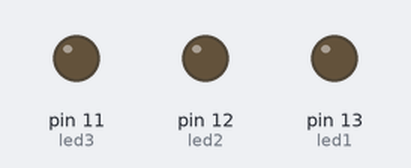
The sketch below on a simulated Arduino Uno, built with avr-gcc and run on an emulated ATmega328P. On the bench: output pins drawn as LEDs (lit = HIGH).

Above: at 1.0 s.
At 2.5 s:
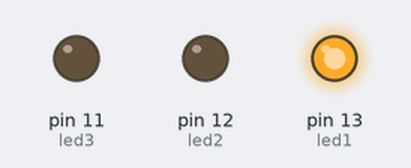
At 4.5 s:
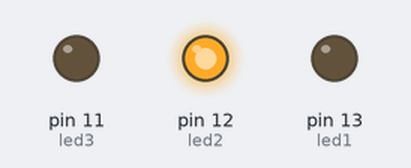
At 5.5 s:
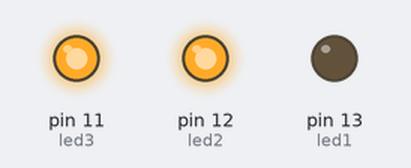
At 7.0 s:
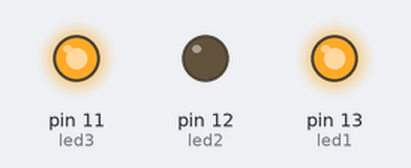
At 11.0 s:
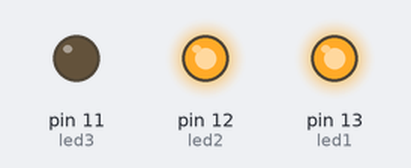
Timing chart, 0 to 13.0 s (numbered marks = the images above):
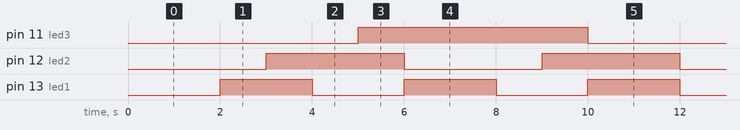

The sketch:

Prova1.ino
```cpp
const int led1 = 13;  // LED en el pin 13 (Amarillo)
const int led2 = 12;  // LED en el pin 12 (Rojo)
const int led3 = 11;  // LED en el pin 11 (Verde)

int nextMillis1;
int nextMillis2;
int nextMillis3;

const long interval1 = 2000; // 2 segundos para el LED 13
const long interval2 = 3000; // 3 segundos para el LED 12
const long interval3 = 5000; // 5 segundos para el LED 11

bool stateLed1 = LOW;
bool stateLed2 = LOW;
bool stateLed3 = LOW;

void setup() {

    Serial.begin(9600);

    pinMode(led1, OUTPUT);
    pinMode(led2, OUTPUT);
    pinMode(led3, OUTPUT);
    // primer instante en el que habrá que cambiar
    nextMillis1 = millis() + interval1;
    nextMillis2 = millis() + interval2;
    nextMillis3 = millis() + interval3;
}

void loop() {
    // Control del LED en el pin 13 (2 segundos)
    if (millis() >= nextMillis1) {
        // Ya toca cambiar
        if (stateLed1 == LOW)
             stateLed1 = HIGH;
        else
             stateLed1 = LOW;
        digitalWrite(led1, stateLed1);
        // Siguiente instante en el que habrá que cambiar
        nextMillis1 = millis() + interval1;
    }

    // Control del LED en el pin 12 (3 segundos)
    if (millis() >= nextMillis3) {
       if (stateLed3 == LOW)
             stateLed3 = HIGH;
        else
             stateLed3 = LOW;
        digitalWrite(led3, stateLed3);
        nextMillis3 = millis() + interval3;
    }

    //Serial.println("Segueixo aquí");
    //delay(10000);

        // Control del LED en el pin 11 (5 segundos)
    if (millis() >= nextMillis2) {
       if (stateLed2 == LOW)
             stateLed2 = HIGH;
        else
             stateLed2 = LOW;
        digitalWrite(led2, stateLed2);
        nextMillis2 = millis() + interval2;
    }
}
```

Measured:
- by itself, pin 11 (led3): alternates HIGH for 5.0 s and LOW for 5.0 s, 6 changes in all, then stays LOW
- by itself, pin 12 (led2): alternates HIGH for 3.0 s and LOW for 3.0 s, 10 changes in all, then stays LOW
- by itself, pin 13 (led1): alternates HIGH for 2.0 s and LOW for 2.0 s, 16 changes in all, then stays LOW
